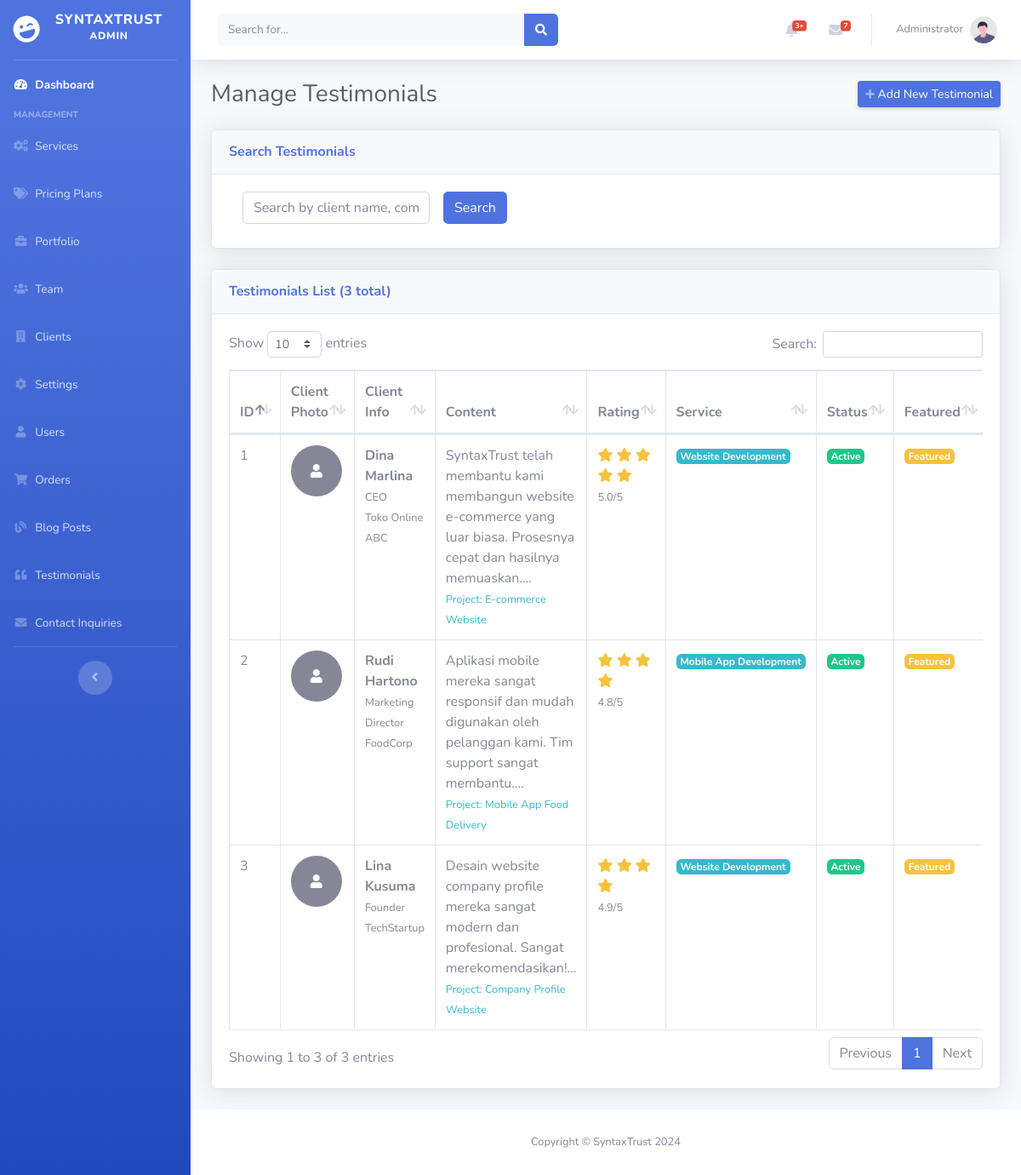
The page /manage_testimonials.php (signed in) on the database its author committed.
### tables this page shows
CREATE TABLE testimonials (
    id INT PRIMARY KEY AUTO_INCREMENT,
    client_name VARCHAR(100) NOT NULL,
    client_position VARCHAR(100),
    client_company VARCHAR(100),
    client_image VARCHAR(255),
    content TEXT NOT NULL,
    rating DECIMAL(2,1),
    project_name VARCHAR(200),
    service_id INT,
    is_featured BOOLEAN DEFAULT FALSE,
    is_active BOOLEAN DEFAULT TRUE,
    sort_order INT DEFAULT 0,
    created_at TIMESTAMP DEFAULT CURRENT_TIMESTAMP,
    updated_at TIMESTAMP DEFAULT CURRENT_TIMESTAMP ON UPDATE CURRENT_TIMESTAMP,
    FOREIGN KEY (service_id) REFERENCES services(id) ON DELETE SET NULL,
    INDEX idx_is_featured (is_featured),
    INDEX idx_is_active (is_active)
);

CREATE TABLE services (
    id INT PRIMARY KEY AUTO_INCREMENT,
    name VARCHAR(100) NOT NULL,
    description TEXT NOT NULL,
    short_description VARCHAR(255),
    icon VARCHAR(100),
    image VARCHAR(255),
    price DECIMAL(10,2),
    duration VARCHAR(50),
    features JSON,
    is_featured BOOLEAN DEFAULT FALSE,
    is_active BOOLEAN DEFAULT TRUE,
    sort_order INT DEFAULT 0,
    created_at TIMESTAMP DEFAULT CURRENT_TIMESTAMP,
    updated_at TIMESTAMP DEFAULT CURRENT_TIMESTAMP ON UPDATE CURRENT_TIMESTAMP,
    INDEX idx_is_featured (is_featured),
    INDEX idx_is_active (is_active)
);

### manage_testimonials.php (the view, shortened to what this page needs)
<?php
require_once 'config/database.php';
$search = isset($_GET['search']) ? $_GET['search'] : '';
$page = isset($_GET['page']) ? (int)$_GET['page'] : 1;
$limit = 10;
$offset = ($page - 1) * $limit;
$where_clause = "";
$params = [];
$count_sql = "SELECT COUNT(*) as total FROM testimonials $where_clause";
$stmt = $pdo->prepare($count_sql);
$stmt->execute($params);
$total_records = $stmt->fetch(PDO::FETCH_ASSOC)['total'];
$sql = "SELECT t.*, s.name as service_name FROM testimonials t LEFT JOIN services s ON t.service_id = s.id $where_clause ORDER BY t.is_featured DESC, t.sort_order ASC, t.created_at DESC LIMIT $limit OFFSET $offset";
$stmt = $pdo->prepare($sql);
$stmt->execute($params);
$testimonials = $stmt->fetchAll(PDO::FETCH_ASSOC);
require_once 'includes/header.php';
?>
<body id="page-top">
    <div id="wrapper">
        <?php require_once 'includes/sidebar.php'; ?>
        <div id="content-wrapper" class="d-flex flex-column">
            <div id="content">
                <?php require_once 'includes/topbar.php'; ?>
                <div class="container-fluid">
                    <div class="d-sm-flex align-items-center justify-content-between mb-4">
                        <h1 class="h3 mb-0 text-gray-800">Manage Testimonials</h1>
                        <a href="#" class="d-none d-sm-inline-block btn btn-sm btn-primary shadow-sm" data-toggle="modal" data-target="#addTestimonialModal">
                            <i class="fas fa-plus fa-sm text-white-50"></i> Add New Testimonial
                        </a>
                    </div>
                    <div class="card shadow mb-4">
                        <div class="card-header py-3">
                            <h6 class="m-0 font-weight-bold text-primary">Search Testimonials</h6>
                        </div>
                        <div class="card-body">
                            <form method="GET" class="form-inline">
                                <div class="form-group mx-sm-3 mb-2">
                                    <input type="text" class="form-control" name="search" placeholder="Search by client name, company, project..." value="<?php echo htmlspecialchars($search); ?>">
                                </div>
                                <button type="submit" class="btn btn-primary mb-2">Search</button>
                            </form>
                        </div>
                    </div>
                    <div class="card shadow mb-4">
                        <div class="card-header py-3">
                            <h6 class="m-0 font-weight-bold text-primary">Testimonials List (<?php echo $total_records; ?> total)</h6>
                        </div>
                        <div class="card-body">
                            <div class="table-responsive">
                                <table class="table table-bordered" id="dataTable" width="100%" cellspacing="0">
                                    <thead>
                                        <tr>
                                            <th>ID</th>
                                            <th>Client Photo</th>
                                            <th>Client Info</th>
                                            <th>Content</th>
                                            <th>Rating</th>
                                            <th>Service</th>
                                            <th>Status</th>
                                            <th>Featured</th>
                                        </tr>
                                    </thead>
                                    <tbody>
                                        <?php foreach ($testimonials as $testimonial): ?>
                                            <tr>
                                                <td><?php echo $testimonial['id']; ?></td>
                                                <td>
                                                    <?php if (!empty($testimonial['client_image'])): ?>
                                                        <img src="<?php echo htmlspecialchars($testimonial['client_image']); ?>" alt="Client" class="rounded-circle" width="60" height="60" style="object-fit: cover;">
                                                    <?php else: ?>
                                                        <div class="rounded-circle bg-secondary text-white d-flex align-items-center justify-content-center" style="width: 60px; height: 60px;">
                                                            <i class="fas fa-user"></i>
                                                        </div>
                                                    <?php endif; ?>
                                                </td>
                                                <td>
                                                    <strong><?php echo htmlspecialchars($testimonial['client_name']); ?></strong>
                                                    <?php if (!empty($testimonial['client_position'])): ?>
                                                        <br><small class="text-muted"><?php echo htmlspecialchars($testimonial['client_position']); ?></small>
                                                    <?php endif; ?>
                                                    <?php if (!empty($testimonial['client_company'])): ?>
                                                        <br><small class="text-muted"><?php echo htmlspecialchars($testimonial['client_company']); ?></small>
                                                    <?php endif; ?>
                                                </td>
                                                <td>
                                                    <?php echo htmlspecialchars(substr($testimonial['content'], 0, 150) . '...'); ?>
                                                    <?php if (!empty($testimonial['project_name'])): ?>
                                                        <br><small class="text-info">Project: <?php echo htmlspecialchars($testimonial['project_name']); ?></small>
                                                    <?php endif; ?>
                                                </td>
                                                <td>
                                                    <?php if ($testimonial['rating']): ?>
                                                        <div class="text-warning">
                                                            <?php for ($i = 1; $i <= 5; $i++): ?>
                                                                <i class="fas fa-star<?php echo $i <= $testimonial['rating'] ? '' : '-o'; ?>"></i>
                                                            <?php endfor; ?>
                                                        </div>
                                                        <small class="text-muted"><?php echo $testimonial['rating']; ?>/5</small>
                                                    <?php else: ?>
                                                        <span class="text-muted">No rating</span>
                                                    <?php endif; ?>
                                                </td>
                                                <td>
                                                    <?php if (!empty($testimonial['service_name'])): ?>
                                                        <span class="badge badge-info"><?php echo htmlspecialchars($testimonial['service_name']); ?></span>
                                                    <?php else: ?>
                                                        <span class="text-muted">N/A</span>
                                                    <?php endif; ?>
                                                </td>
                                                <td>
                                                    <span class="badge badge-<?php echo $testimonial['is_active'] ? 'success' : 'secondary'; ?>">
                                                        <?php echo $testimonial['is_active'] ? 'Active' : 'Inactive'; ?>
                                                    </span>
                                                </td>
                                                <td>
                                                    <span class="badge badge-<?php echo $testimonial['is_featured'] ? 'warning' : 'light'; ?>">
                                                        <?php echo $testimonial['is_featured'] ? 'Featured' : 'Regular'; ?>
                                                    </span>
                                                </td>
                                            </tr>
                                        <?php endforeach; ?>
                                    </tbody>
                                </table>
                            </div>
                        </div>
                    </div>
                </div>
            </div>
            <?php require_once 'includes/footer.php'; ?>
        </div>
    </div>
</body>
</html>

### rows shown on the page
testimonials: id "1", client_name "Dina Marlina", client_position "CEO", client_company "Toko Online ABC", content "SyntaxTrust telah membantu kami membangun website e-commerce yang luar biasa. Prosesnya cepat dan hasilnya memuaskan....", project_name "E-commerce Website", rating "5.0", service.name "Website Development", is_active "Active", is_featured "Featured"
testimonials: id "2", client_name "Rudi Hartono", client_position "Marketing Director", client_company "FoodCorp", content "Aplikasi mobile mereka sangat responsif dan mudah digunakan oleh pelanggan kami. Tim support sangat membantu....", project_name "Mobile App Food Delivery", rating "4.8", service.name "Mobile App Development", is_active "Active", is_featured "Featured"
testimonials: id "3", client_name "Lina Kusuma", client_position "Founder", client_company "TechStartup", content "Desain website company profile mereka sangat modern dan profesional. Sangat merekomendasikan!...", project_name "Company Profile Website", rating "4.9", service.name "Website Development", is_active "Active", is_featured "Featured"

### other values the page prints
$_SESSION['user_name'] "Administrator"
$total_records "3"
